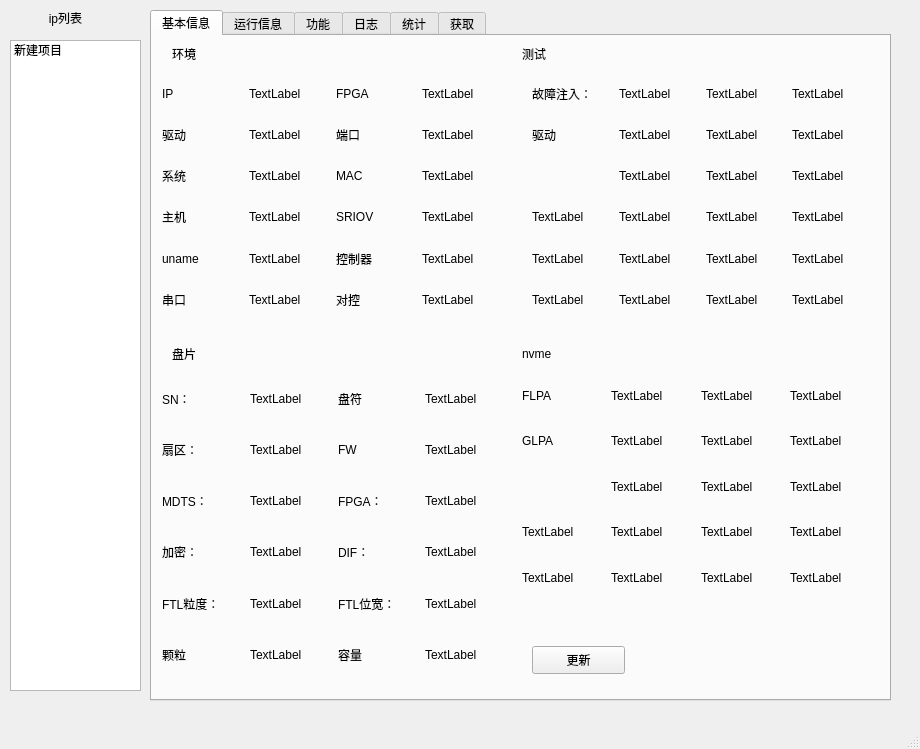
<?xml version="1.0" encoding="UTF-8"?>
<ui version="4.0">
 <class>MainWindow</class>
 <widget class="QMainWindow" name="MainWindow">
  <property name="geometry">
   <rect>
    <x>0</x>
    <y>0</y>
    <width>920</width>
    <height>749</height>
   </rect>
  </property>
  <property name="windowTitle">
   <string>MainWindow</string>
  </property>
  <widget class="QWidget" name="centralwidget">
   <widget class="QLabel" name="label">
    <property name="geometry">
     <rect>
      <x>10</x>
      <y>10</y>
      <width>111</width>
      <height>16</height>
     </rect>
    </property>
    <property name="text">
     <string>ip列表</string>
    </property>
    <property name="alignment">
     <set>Qt::AlignCenter</set>
    </property>
   </widget>
   <widget class="QTabWidget" name="tabWidget">
    <property name="geometry">
     <rect>
      <x>150</x>
      <y>10</y>
      <width>741</width>
      <height>691</height>
     </rect>
    </property>
    <property name="currentIndex">
     <number>0</number>
    </property>
    <widget class="QWidget" name="tab">
     <attribute name="title">
      <string>基本信息</string>
     </attribute>
     <widget class="QWidget" name="gridLayoutWidget">
      <property name="geometry">
       <rect>
        <x>10</x>
        <y>40</y>
        <width>341</width>
        <height>241</height>
       </rect>
      </property>
      <layout class="QGridLayout" name="gridLayout">
       <item row="2" column="2">
        <widget class="QLabel" name="label_15">
         <property name="text">
          <string>MAC</string>
         </property>
        </widget>
       </item>
       <item row="4" column="0">
        <widget class="QLabel" name="label_16">
         <property name="text">
          <string>uname</string>
         </property>
        </widget>
       </item>
       <item row="0" column="0">
        <widget class="QLabel" name="label_13">
         <property name="text">
          <string>IP</string>
         </property>
        </widget>
       </item>
       <item row="1" column="3">
        <widget class="QLabel" name="label_6">
         <property name="text">
          <string>TextLabel</string>
         </property>
        </widget>
       </item>
       <item row="1" column="0">
        <widget class="QLabel" name="label_10">
         <property name="text">
          <string>驱动</string>
         </property>
        </widget>
       </item>
       <item row="2" column="1">
        <widget class="QLabel" name="label_14">
         <property name="text">
          <string>TextLabel</string>
         </property>
        </widget>
       </item>
       <item row="3" column="3">
        <widget class="QLabel" name="label_8">
         <property name="text">
          <string>TextLabel</string>
         </property>
        </widget>
       </item>
       <item row="2" column="3">
        <widget class="QLabel" name="label_7">
         <property name="text">
          <string>TextLabel</string>
         </property>
        </widget>
       </item>
       <item row="0" column="3">
        <widget class="QLabel" name="label_9">
         <property name="text">
          <string>TextLabel</string>
         </property>
        </widget>
       </item>
       <item row="3" column="0">
        <widget class="QLabel" name="label_12">
         <property name="text">
          <string>主机</string>
         </property>
        </widget>
       </item>
       <item row="2" column="0">
        <widget class="QLabel" name="label_11">
         <property name="text">
          <string>系统</string>
         </property>
        </widget>
       </item>
       <item row="5" column="0">
        <widget class="QLabel" name="label_17">
         <property name="text">
          <string>串口</string>
         </property>
        </widget>
       </item>
       <item row="0" column="1">
        <widget class="QLabel" name="label_18">
         <property name="text">
          <string>TextLabel</string>
         </property>
        </widget>
       </item>
       <item row="1" column="1">
        <widget class="QLabel" name="label_19">
         <property name="text">
          <string>TextLabel</string>
         </property>
        </widget>
       </item>
       <item row="3" column="1">
        <widget class="QLabel" name="label_20">
         <property name="text">
          <string>TextLabel</string>
         </property>
        </widget>
       </item>
       <item row="4" column="1">
        <widget class="QLabel" name="label_21">
         <property name="text">
          <string>TextLabel</string>
         </property>
        </widget>
       </item>
       <item row="5" column="1">
        <widget class="QLabel" name="label_22">
         <property name="text">
          <string>TextLabel</string>
         </property>
        </widget>
       </item>
       <item row="0" column="2">
        <widget class="QLabel" name="label_23">
         <property name="text">
          <string>FPGA</string>
         </property>
        </widget>
       </item>
       <item row="1" column="2">
        <widget class="QLabel" name="label_24">
         <property name="text">
          <string>端口</string>
         </property>
        </widget>
       </item>
       <item row="3" column="2">
        <widget class="QLabel" name="label_25">
         <property name="text">
          <string>SRIOV</string>
         </property>
        </widget>
       </item>
       <item row="4" column="2">
        <widget class="QLabel" name="label_26">
         <property name="text">
          <string>控制器</string>
         </property>
        </widget>
       </item>
       <item row="5" column="2">
        <widget class="QLabel" name="label_27">
         <property name="text">
          <string>对控</string>
         </property>
        </widget>
       </item>
       <item row="4" column="3">
        <widget class="QLabel" name="label_28">
         <property name="text">
          <string>TextLabel</string>
         </property>
        </widget>
       </item>
       <item row="5" column="3">
        <widget class="QLabel" name="label_29">
         <property name="text">
          <string>TextLabel</string>
         </property>
        </widget>
       </item>
      </layout>
     </widget>
     <widget class="QLabel" name="label_2">
      <property name="geometry">
       <rect>
        <x>20</x>
        <y>310</y>
        <width>55</width>
        <height>16</height>
       </rect>
      </property>
      <property name="text">
       <string>盘片</string>
      </property>
     </widget>
     <widget class="QLabel" name="label_3">
      <property name="geometry">
       <rect>
        <x>20</x>
        <y>10</y>
        <width>55</width>
        <height>16</height>
       </rect>
      </property>
      <property name="text">
       <string>环境</string>
      </property>
     </widget>
     <widget class="QLabel" name="label_4">
      <property name="geometry">
       <rect>
        <x>370</x>
        <y>310</y>
        <width>55</width>
        <height>16</height>
       </rect>
      </property>
      <property name="text">
       <string>nvme</string>
      </property>
     </widget>
     <widget class="QLabel" name="label_5">
      <property name="geometry">
       <rect>
        <x>370</x>
        <y>10</y>
        <width>55</width>
        <height>16</height>
       </rect>
      </property>
      <property name="text">
       <string>测试</string>
      </property>
     </widget>
     <widget class="QWidget" name="gridLayoutWidget_4">
      <property name="geometry">
       <rect>
        <x>370</x>
        <y>340</y>
        <width>351</width>
        <height>221</height>
       </rect>
      </property>
      <layout class="QGridLayout" name="gridLayout_5">
       <item row="1" column="1">
        <widget class="QLabel" name="label_67">
         <property name="text">
          <string>TextLabel</string>
         </property>
        </widget>
       </item>
       <item row="4" column="1">
        <widget class="QLabel" name="label_70">
         <property name="text">
          <string>TextLabel</string>
         </property>
        </widget>
       </item>
       <item row="1" column="2">
        <widget class="QLabel" name="label_72">
         <property name="text">
          <string>TextLabel</string>
         </property>
        </widget>
       </item>
       <item row="4" column="0">
        <widget class="QLabel" name="label_65">
         <property name="text">
          <string>TextLabel</string>
         </property>
        </widget>
       </item>
       <item row="4" column="3">
        <widget class="QLabel" name="label_77">
         <property name="text">
          <string>TextLabel</string>
         </property>
        </widget>
       </item>
       <item row="2" column="1">
        <widget class="QLabel" name="label_59">
         <property name="text">
          <string>TextLabel</string>
         </property>
        </widget>
       </item>
       <item row="4" column="2">
        <widget class="QLabel" name="label_75">
         <property name="text">
          <string>TextLabel</string>
         </property>
        </widget>
       </item>
       <item row="1" column="3">
        <widget class="QLabel" name="label_57">
         <property name="text">
          <string>TextLabel</string>
         </property>
        </widget>
       </item>
       <item row="3" column="1">
        <widget class="QLabel" name="label_68">
         <property name="text">
          <string>TextLabel</string>
         </property>
        </widget>
       </item>
       <item row="0" column="3">
        <widget class="QLabel" name="label_62">
         <property name="text">
          <string>TextLabel</string>
         </property>
        </widget>
       </item>
       <item row="0" column="2">
        <widget class="QLabel" name="label_71">
         <property name="text">
          <string>TextLabel</string>
         </property>
        </widget>
       </item>
       <item row="3" column="2">
        <widget class="QLabel" name="label_73">
         <property name="text">
          <string>TextLabel</string>
         </property>
        </widget>
       </item>
       <item row="2" column="2">
        <widget class="QLabel" name="label_54">
         <property name="text">
          <string>TextLabel</string>
         </property>
        </widget>
       </item>
       <item row="0" column="0">
        <widget class="QLabel" name="label_56">
         <property name="text">
          <string>FLPA</string>
         </property>
        </widget>
       </item>
       <item row="3" column="0">
        <widget class="QLabel" name="label_63">
         <property name="text">
          <string>TextLabel</string>
         </property>
        </widget>
       </item>
       <item row="0" column="1">
        <widget class="QLabel" name="label_66">
         <property name="text">
          <string>TextLabel</string>
         </property>
        </widget>
       </item>
       <item row="2" column="3">
        <widget class="QLabel" name="label_61">
         <property name="text">
          <string>TextLabel</string>
         </property>
        </widget>
       </item>
       <item row="2" column="0">
        <widget class="QLabel" name="label_64">
         <property name="text">
          <string/>
         </property>
        </widget>
       </item>
       <item row="3" column="3">
        <widget class="QLabel" name="label_60">
         <property name="text">
          <string>TextLabel</string>
         </property>
        </widget>
       </item>
       <item row="1" column="0">
        <widget class="QLabel" name="label_58">
         <property name="text">
          <string>GLPA</string>
         </property>
        </widget>
       </item>
      </layout>
     </widget>
     <widget class="QWidget" name="gridLayoutWidget_2">
      <property name="geometry">
       <rect>
        <x>380</x>
        <y>40</y>
        <width>341</width>
        <height>241</height>
       </rect>
      </property>
      <layout class="QGridLayout" name="gridLayout_3">
       <item row="2" column="2">
        <widget class="QLabel" name="label_78">
         <property name="text">
          <string>TextLabel</string>
         </property>
        </widget>
       </item>
       <item row="4" column="0">
        <widget class="QLabel" name="label_79">
         <property name="text">
          <string>TextLabel</string>
         </property>
        </widget>
       </item>
       <item row="0" column="0">
        <widget class="QLabel" name="label_80">
         <property name="text">
          <string>故障注入：</string>
         </property>
        </widget>
       </item>
       <item row="1" column="3">
        <widget class="QLabel" name="label_81">
         <property name="text">
          <string>TextLabel</string>
         </property>
        </widget>
       </item>
       <item row="1" column="0">
        <widget class="QLabel" name="label_82">
         <property name="text">
          <string>驱动</string>
         </property>
        </widget>
       </item>
       <item row="2" column="1">
        <widget class="QLabel" name="label_83">
         <property name="text">
          <string>TextLabel</string>
         </property>
        </widget>
       </item>
       <item row="3" column="3">
        <widget class="QLabel" name="label_84">
         <property name="text">
          <string>TextLabel</string>
         </property>
        </widget>
       </item>
       <item row="2" column="3">
        <widget class="QLabel" name="label_85">
         <property name="text">
          <string>TextLabel</string>
         </property>
        </widget>
       </item>
       <item row="0" column="3">
        <widget class="QLabel" name="label_86">
         <property name="text">
          <string>TextLabel</string>
         </property>
        </widget>
       </item>
       <item row="3" column="0">
        <widget class="QLabel" name="label_87">
         <property name="text">
          <string>TextLabel</string>
         </property>
        </widget>
       </item>
       <item row="2" column="0">
        <widget class="QLabel" name="label_88">
         <property name="text">
          <string/>
         </property>
        </widget>
       </item>
       <item row="5" column="0">
        <widget class="QLabel" name="label_89">
         <property name="text">
          <string>TextLabel</string>
         </property>
        </widget>
       </item>
       <item row="0" column="1">
        <widget class="QLabel" name="label_90">
         <property name="text">
          <string>TextLabel</string>
         </property>
        </widget>
       </item>
       <item row="1" column="1">
        <widget class="QLabel" name="label_91">
         <property name="text">
          <string>TextLabel</string>
         </property>
        </widget>
       </item>
       <item row="3" column="1">
        <widget class="QLabel" name="label_92">
         <property name="text">
          <string>TextLabel</string>
         </property>
        </widget>
       </item>
       <item row="4" column="1">
        <widget class="QLabel" name="label_93">
         <property name="text">
          <string>TextLabel</string>
         </property>
        </widget>
       </item>
       <item row="5" column="1">
        <widget class="QLabel" name="label_94">
         <property name="text">
          <string>TextLabel</string>
         </property>
        </widget>
       </item>
       <item row="0" column="2">
        <widget class="QLabel" name="label_95">
         <property name="text">
          <string>TextLabel</string>
         </property>
        </widget>
       </item>
       <item row="1" column="2">
        <widget class="QLabel" name="label_96">
         <property name="text">
          <string>TextLabel</string>
         </property>
        </widget>
       </item>
       <item row="3" column="2">
        <widget class="QLabel" name="label_97">
         <property name="text">
          <string>TextLabel</string>
         </property>
        </widget>
       </item>
       <item row="4" column="2">
        <widget class="QLabel" name="label_98">
         <property name="text">
          <string>TextLabel</string>
         </property>
        </widget>
       </item>
       <item row="5" column="2">
        <widget class="QLabel" name="label_99">
         <property name="text">
          <string>TextLabel</string>
         </property>
        </widget>
       </item>
       <item row="4" column="3">
        <widget class="QLabel" name="label_100">
         <property name="text">
          <string>TextLabel</string>
         </property>
        </widget>
       </item>
       <item row="5" column="3">
        <widget class="QLabel" name="label_101">
         <property name="text">
          <string>TextLabel</string>
         </property>
        </widget>
       </item>
      </layout>
     </widget>
     <widget class="QWidget" name="gridLayoutWidget_3">
      <property name="geometry">
       <rect>
        <x>10</x>
        <y>340</y>
        <width>345</width>
        <height>301</height>
       </rect>
      </property>
      <layout class="QGridLayout" name="gridLayout_4">
       <item row="5" column="3">
        <widget class="QLabel" name="label_125">
         <property name="text">
          <string>TextLabel</string>
         </property>
        </widget>
       </item>
       <item row="5" column="2">
        <widget class="QLabel" name="label_123">
         <property name="text">
          <string>容量</string>
         </property>
        </widget>
       </item>
       <item row="3" column="3">
        <widget class="QLabel" name="label_108">
         <property name="text">
          <string>TextLabel</string>
         </property>
        </widget>
       </item>
       <item row="4" column="2">
        <widget class="QLabel" name="label_122">
         <property name="text">
          <string>FTL位宽：</string>
         </property>
        </widget>
       </item>
       <item row="0" column="1">
        <widget class="QLabel" name="label_114">
         <property name="text">
          <string>TextLabel</string>
         </property>
        </widget>
       </item>
       <item row="3" column="1">
        <widget class="QLabel" name="label_116">
         <property name="text">
          <string>TextLabel</string>
         </property>
        </widget>
       </item>
       <item row="1" column="1">
        <widget class="QLabel" name="label_115">
         <property name="text">
          <string>TextLabel</string>
         </property>
        </widget>
       </item>
       <item row="4" column="0">
        <widget class="QLabel" name="label_103">
         <property name="text">
          <string>FTL粒度：</string>
         </property>
        </widget>
       </item>
       <item row="5" column="0">
        <widget class="QLabel" name="label_113">
         <property name="text">
          <string>颗粒</string>
         </property>
        </widget>
       </item>
       <item row="5" column="1">
        <widget class="QLabel" name="label_118">
         <property name="text">
          <string>TextLabel</string>
         </property>
        </widget>
       </item>
       <item row="2" column="3">
        <widget class="QLabel" name="label_109">
         <property name="text">
          <string>TextLabel</string>
         </property>
        </widget>
       </item>
       <item row="1" column="0">
        <widget class="QLabel" name="label_106">
         <property name="text">
          <string>扇区：</string>
         </property>
        </widget>
       </item>
       <item row="2" column="1">
        <widget class="QLabel" name="label_107">
         <property name="text">
          <string>TextLabel</string>
         </property>
        </widget>
       </item>
       <item row="3" column="2">
        <widget class="QLabel" name="label_121">
         <property name="text">
          <string>DIF：</string>
         </property>
        </widget>
       </item>
       <item row="0" column="0">
        <widget class="QLabel" name="label_104">
         <property name="text">
          <string>SN：</string>
         </property>
        </widget>
       </item>
       <item row="0" column="2">
        <widget class="QLabel" name="label_119">
         <property name="text">
          <string>盘符</string>
         </property>
        </widget>
       </item>
       <item row="4" column="1">
        <widget class="QLabel" name="label_117">
         <property name="text">
          <string>TextLabel</string>
         </property>
        </widget>
       </item>
       <item row="3" column="0">
        <widget class="QLabel" name="label_111">
         <property name="text">
          <string>加密：</string>
         </property>
        </widget>
       </item>
       <item row="0" column="3">
        <widget class="QLabel" name="label_110">
         <property name="text">
          <string>TextLabel</string>
         </property>
        </widget>
       </item>
       <item row="1" column="2">
        <widget class="QLabel" name="label_120">
         <property name="text">
          <string>FW</string>
         </property>
        </widget>
       </item>
       <item row="4" column="3">
        <widget class="QLabel" name="label_124">
         <property name="text">
          <string>TextLabel</string>
         </property>
        </widget>
       </item>
       <item row="1" column="3">
        <widget class="QLabel" name="label_105">
         <property name="text">
          <string>TextLabel</string>
         </property>
        </widget>
       </item>
       <item row="2" column="2">
        <widget class="QLabel" name="label_102">
         <property name="text">
          <string>FPGA：</string>
         </property>
        </widget>
       </item>
       <item row="2" column="0">
        <widget class="QLabel" name="label_112">
         <property name="text">
          <string>MDTS：</string>
         </property>
        </widget>
       </item>
      </layout>
     </widget>
     <widget class="QPushButton" name="pushButton">
      <property name="geometry">
       <rect>
        <x>380</x>
        <y>610</y>
        <width>93</width>
        <height>28</height>
       </rect>
      </property>
      <property name="text">
       <string>更新</string>
      </property>
     </widget>
    </widget>
    <widget class="QWidget" name="tab_2">
     <attribute name="title">
      <string>运行信息</string>
     </attribute>
     <widget class="QWidget" name="gridLayoutWidget_5">
      <property name="geometry">
       <rect>
        <x>10</x>
        <y>10</y>
        <width>251</width>
        <height>191</height>
       </rect>
      </property>
      <layout class="QGridLayout" name="gridLayout_7">
       <item row="0" column="0">
        <widget class="QLabel" name="label_55">
         <property name="text">
          <string>TextLabel</string>
         </property>
        </widget>
       </item>
      </layout>
     </widget>
     <widget class="QPlainTextEdit" name="plainTextEdit">
      <property name="geometry">
       <rect>
        <x>0</x>
        <y>580</y>
        <width>731</width>
        <height>71</height>
       </rect>
      </property>
     </widget>
     <widget class="QLabel" name="label_69">
      <property name="geometry">
       <rect>
        <x>10</x>
        <y>530</y>
        <width>55</width>
        <height>16</height>
       </rect>
      </property>
      <property name="text">
       <string>TextLabel</string>
      </property>
     </widget>
     <widget class="QWidget" name="gridLayoutWidget_6">
      <property name="geometry">
       <rect>
        <x>20</x>
        <y>230</y>
        <width>691</width>
        <height>261</height>
       </rect>
      </property>
      <layout class="QGridLayout" name="gridLayout_8">
       <item row="0" column="0">
        <widget class="QLabel" name="label_74">
         <property name="text">
          <string>TextLabel</string>
         </property>
        </widget>
       </item>
       <item row="0" column="1">
        <widget class="QProgressBar" name="progressBar">
         <property name="value">
          <number>24</number>
         </property>
        </widget>
       </item>
       <item row="4" column="0">
        <widget class="QLabel" name="label_131">
         <property name="text">
          <string>TextLabel</string>
         </property>
        </widget>
       </item>
       <item row="2" column="2">
        <widget class="QLabel" name="label_128">
         <property name="text">
          <string>TextLabel</string>
         </property>
        </widget>
       </item>
       <item row="2" column="0">
        <widget class="QLabel" name="label_76">
         <property name="text">
          <string>TextLabel</string>
         </property>
        </widget>
       </item>
       <item row="3" column="0">
        <widget class="QLabel" name="label_126">
         <property name="text">
          <string>TextLabel</string>
         </property>
        </widget>
       </item>
       <item row="1" column="1">
        <widget class="QLabel" name="label_127">
         <property name="text">
          <string>TextLabel</string>
         </property>
        </widget>
       </item>
      </layout>
     </widget>
     <widget class="QLCDNumber" name="lcdNumber">
      <property name="geometry">
       <rect>
        <x>340</x>
        <y>10</y>
        <width>64</width>
        <height>23</height>
       </rect>
      </property>
     </widget>
     <widget class="QLabel" name="label_130">
      <property name="geometry">
       <rect>
        <x>270</x>
        <y>10</y>
        <width>55</width>
        <height>16</height>
       </rect>
      </property>
      <property name="text">
       <string>TextLabel</string>
      </property>
     </widget>
    </widget>
    <widget class="QWidget" name="tab_4">
     <attribute name="title">
      <string>功能</string>
     </attribute>
    </widget>
    <widget class="QWidget" name="tab_5">
     <attribute name="title">
      <string>日志</string>
     </attribute>
     <widget class="QLabel" name="label_129">
      <property name="geometry">
       <rect>
        <x>20</x>
        <y>30</y>
        <width>701</width>
        <height>611</height>
       </rect>
      </property>
      <property name="text">
       <string>TextLabel</string>
      </property>
     </widget>
    </widget>
    <widget class="QWidget" name="tab_6">
     <attribute name="title">
      <string>统计</string>
     </attribute>
    </widget>
    <widget class="QWidget" name="tab_3">
     <attribute name="title">
      <string>获取</string>
     </attribute>
    </widget>
   </widget>
   <widget class="QListWidget" name="listWidget">
    <property name="geometry">
     <rect>
      <x>10</x>
      <y>40</y>
      <width>131</width>
      <height>651</height>
     </rect>
    </property>
    <item>
     <property name="text">
      <string>新建项目</string>
     </property>
    </item>
   </widget>
  </widget>
  <widget class="QMenuBar" name="menubar">
   <property name="geometry">
    <rect>
     <x>0</x>
     <y>0</y>
     <width>920</width>
     <height>26</height>
    </rect>
   </property>
  </widget>
  <widget class="QStatusBar" name="statusbar"/>
 </widget>
 <resources/>
 <connections/>
</ui>
